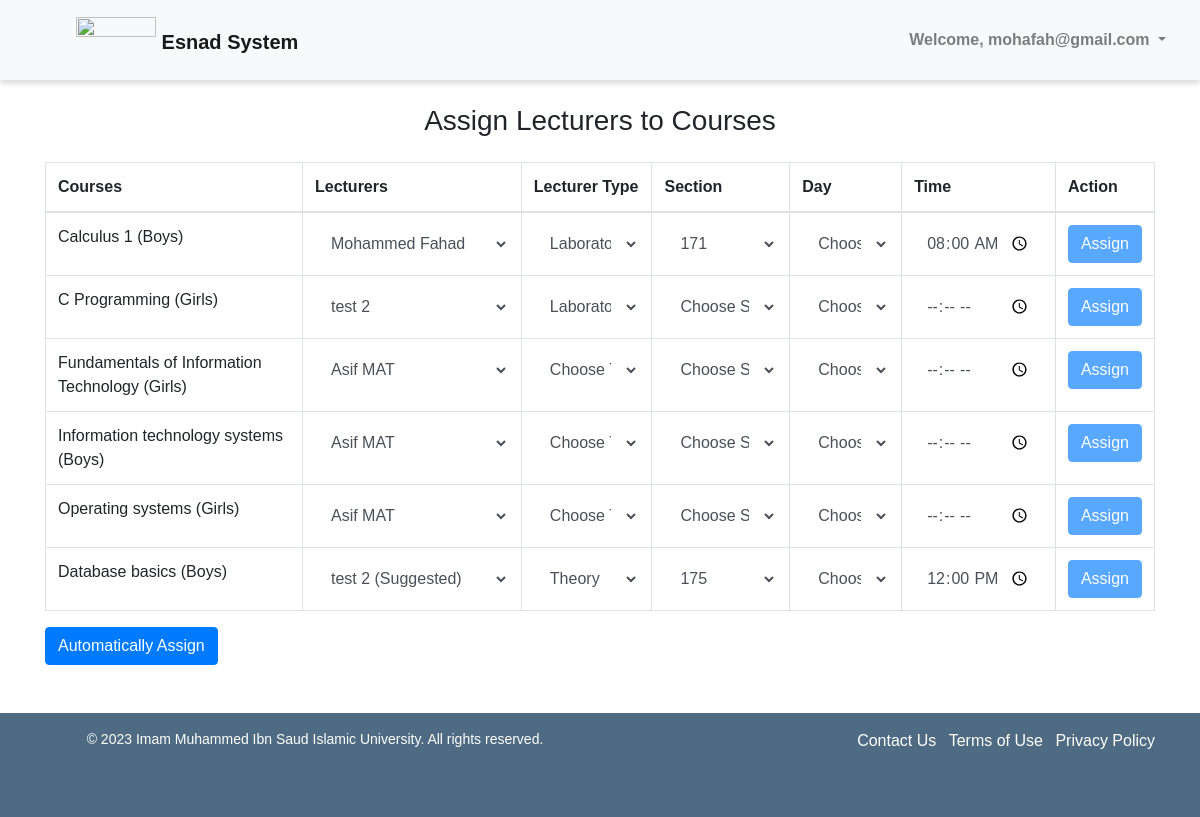
/esnad/ (signed in), run on an earlier commit of the app's database.
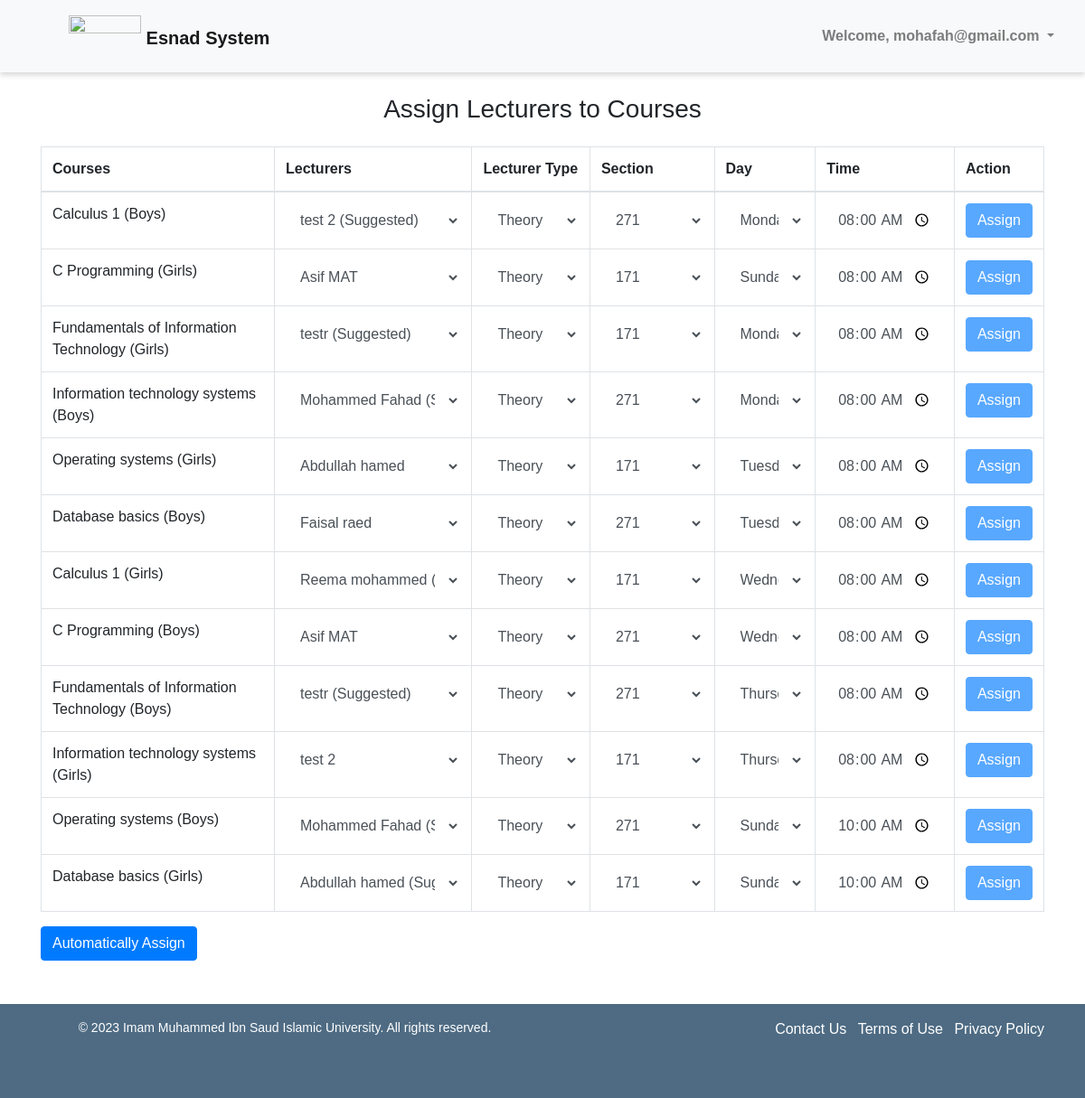
And on a later commit of the database.
### pages/models.py (models this page shows, shortened)
class Course(models.Model):
    course_code = models.CharField(max_length=100)
    course_name = models.CharField(max_length=100)
    credit_hours = models.PositiveIntegerField(null=True)
    course_lecturer = models.ForeignKey('Lecturer', on_delete=models.SET_NULL, null=True, related_name='courses_taught')
    course_level = models.PositiveIntegerField(null=True)
    course_lab_lecturer = models.ForeignKey('Lecturer', on_delete=models.SET_NULL, null=True, blank=True, related_name='lab_courses_taught')
    course_past_lecturers = models.ManyToManyField('Lecturer', related_name='past_courses', blank=True)
    course_time = models.TimeField(null=True, blank=True)
    course_day = models.CharField(max_length=1, choices=DAYS_OF_WEEK, null=True, blank=True)
    course_department = models.ForeignKey('Department', on_delete=models.SET_NULL, null=True, blank=True)
    course_building = models.CharField(max_length=100, blank=True)
    course_section = models.CharField(max_length=100, blank=True)
    course_prerequisites = models.ManyToManyField('Course', related_name='prerequisites', blank=True)

### pages/views.py (the view)
# urls.py: path('esnad/', esnad, name='esnad'),
@login_required(login_url='login')
def esnad(request):
    lecturers = Lecturer.objects.all()
    courses = Course.objects.all()
    return render(request, 'esnad.html', {'lecturers': lecturers, 'courses': courses})

### pages/context_processors.py (called while the page is built)
def get_user_groups(request):
    if request.user.is_authenticated:
        groups = request.user.groups.all()
        for group in groups:
            if group.name == 'Coordinators':
                return {'get_user_groups': True}
    return {'get_user_groups': False}

### pages/templates/esnad.html (shortened to what this page needs)
{% extends 'base.html' %}
{% load static %}
{% block extra_css %}
    <link rel="stylesheet" href="{% static 'esnad.css' %}">
{% endblock %}
{% block content %}
    <div class="container">
        <h3 class="mt-4 mb-4 text-center">Assign Lecturers to Courses</h3>
        <table class="table table-hover table-bordered">
            <thead>
              <tr>
                <th scope="col">Courses</th>
                <th scope="col">Lecturers</th>
                <th scope="col">Lecturer Type</th>
                <th scope="col">Section</th>
                <th scope="col">Day</th>
                <th scope="col">Time</th>
                <th scope="col">Action</th>
              </tr>
            </thead>
            <tbody>
              {% for course in courses %}
                <tr>
                    <form action="{% url 'add_lecturer_to_course' course.id %}" method="POST">
                    <td>{{ course.course_name }}
                        {% if course.course_building == 'A' %}
                            (Girls)
                        {% else %}
                            (Boys)
                        {% endif %}
                    </td>
                    <td>
                        <select required name="lecturer" name="lecturer" class="form-control bg-white border-0" {% if not user.is_superuser %} disabled {% endif %}>
                        {% for lecturer in lecturers %}
                            {% if lecturer == course.course_lecturer or lecturer == course.course_lab_lecturer %}
                                <option value="{{ lecturer.id }}" selected>
                                    {{ lecturer.lecturer_name }}
                                    {% if user.is_superuser and lecturer in course.course_past_lecturers.all %}
                                        <span style="font-size: 10px;">(Suggested)</span>
                                    {% elif lecturer.lecturer_department == course.course_department %}
                                        <span style="font-size: 10px;">(Suggested)</span>
                                    {% endif %}
                                </option>
                            {% else %}
                                <option value="{{ lecturer.id }}">
                                    {{ lecturer.lecturer_name }}
                                </option>
                            {% endif %}
                        {% endfor %}
                        </select>
                    </td>
                    <td>
                        <select required name="lecturer_type" class="form-control bg-white border-0">
                            <option value="">Choose Type</option>
                            <option value="L" {% if course.course_lab_lecturer %} selected {% endif %}
                            >Laboratory</option>
                            <option value="T" {% if course.course_lecturer %} selected {% endif %}
                            >Theory</option>
                        </select>
                    </td>
                    <td>
                        <select required name="section" class="form-control bg-white border-0">
                            <option value="">Choose Section</option>
                                <option {% if course.course_section == '171' %} selected {% endif %} value="171">171</option>
                                <option {% if course.course_section == '175' %} selected {% endif %} value="175">175</option>
                                <option {% if course.course_section == '271' %} selected {% endif %} value="271">271</option>
                        </select>
                    </td>
                    <td>
                        <select required name="day"  class="form-control bg-white border-0">
                            <option value="">Choose Day</option>
                            <option {% if course.course_day == '1' %} selected {% endif %} value="1">Sunday</option>
                            <option {% if course.course_day == '2' %} selected {% endif %} value="2">Monday</option>
                            <option {% if course.course_day == '3' %} selected {% endif %} value="3">Tuesday</option>
                            <option {% if course.course_day == '4' %} selected {% endif %} value="4">Wednesday</option>
                            <option {% if course.course_day == '5' %} selected {% endif %} value="5">Thursday</option>
                        </select>
                    <td>
                        <input required type="time" name="time" class="form-control bg-white border-0" value="{{ course.course_time|time:'H:i' }}">
                    </td>
                    <td>
                        <button type="submit" class="btn btn-primary" {% if not user.is_superuser %} disabled {% endif %}>Assign</button>
                    </td>
                </form>
                </tr>
                {% endfor %}
            </tbody>
          </table>
        <a href="{% url 'automate_esnad' %}" class="btn btn-primary" {% if not user.is_superuser %} disabled {% endif %}
        >Automatically Assign</a>
    </div>
{% endblock %}

### pages/templates/base.html (shortened to what this page needs)
{% load static %}
<!DOCTYPE html>
<html lang="en">
    <head>
        <link rel="stylesheet" href="https://maxcdn.bootstrapcdn.com/bootstrap/4.5.2/css/bootstrap.min.css">
        <link rel="stylesheet" href="{% static 'myfirst.css' %}">
        {% block extra_css %}{% endblock %}
        <link rel="stylesheet" href="https://code.jquery.com/ui/1.12.1/themes/base/jquery-ui.css">
        <link href="https://cdnjs.cloudflare.com/ajax/libs/font-awesome/5.13.0/css/all.min.css" rel="stylesheet">
    </head>
<body class="base">
    <div class="page-container d-flex flex-column min-vh-100">
    {% include 'header.html' %}
    <div class="content-container flex-grow-1">
        {% block content %}
        {% endblock %}
    </div>
    {% include 'footer.html' %}
    </div>
</body>
</html>

### pages/templates/header.html (shortened to what this page needs)
{% load static %}
<!DOCTYPE html>
<html lang="en">
<head>
    <link rel="stylesheet" href="{% static 'headfoot.css' %}">
    <link rel="stylesheet" href="https://maxcdn.bootstrapcdn.com/bootstrap/4.5.2/css/bootstrap.min.css">
</head>
<body>
    <header class="bg-light">
        <nav class="navbar navbar-expand-lg navbar-light bg-light">
            <a class="navbar-brand pt-2" href="{% url 'landing' %}">
                <img src="{% static 'images/logo.png' %}" style="margin-top: -12px;" width="80" class="d-inline-block align-top" alt="">
                <span>Esnad System</span>
            </a>
            {% if user.is_authenticated %}
                <div class="collapse navbar-collapse" id="navbarNav">
                    <ul class="navbar-nav ml-auto">
                        {% if user.is_authenticated %}
                        <li class="nav-item dropdown">
                            <a class="nav-link dropdown-toggle" href="#" id="navbarDropdown" role="button" data-toggle="dropdown"
                                aria-haspopup="true" aria-expanded="false">
                                Welcome, {{ user.username }}
                            </a>
                        </li>
                        {% else %}
                        <li class="nav-item">
                            <a class="nav-link btn btn-sm btn-secondary px-4 text-white" href="{% url 'login' %}">Log In</a>
                        </li>
                        {% endif %}
                    </ul>
                </div>
            {% endif %}
        </nav>
    </header>
</body>
</html>

### pages/templates/footer.html
{% load static %}
    <footer class="footer mt-5 py-3 pb-5" style="background-color: rgb(78, 107, 131);">
        <div class="container">
            <div class="row">
                <div class="col-md-6">
                    <p>&copy; 2023 Imam Muhammed Ibn Saud Islamic University. All rights reserved.</p>
                </div>
                <div class="col-md-6">
                    <ul class="list-inline text-right">
                        <li class="list-inline-item"><a style="text-decoration: none; color: white;" href="{% url 'contact_us' %}">Contact Us</a></li>
                        <li class="list-inline-item"><a style="text-decoration: none; color: white;" href="{% url 'terms_of_use' %}">Terms of Use</a></li>
                        <li class="list-inline-item"><a style="text-decoration: none; color: white;" href="{% url 'privacy_policy' %}">Privacy Policy</a></li>
                    </ul>
                </div>
            </div>
        </div>
    </footer>

### pages/static/myfirst.css (style rules this page uses)
body.base { font-family: Arial, sans-serif; margin: 0; padding: 0; }
body.base header { display: flex; flex-direction: row; justify-content: space-between; align-items: center; padding: 10px; box-shadow: 0 3px 6px rgba(0, 0, 0, 0.16); height: 80px; }
body.base nav { flex: 1; margin-left: 50px; }
body.base nav ul { display: flex; flex-direction: row; justify-content: flex-end; align-items: center; list-style-type: none; margin: 0; padding: 0; }
body.base nav li { margin-left: 20px; }
body.base nav a { color: #000; text-decoration: none; font-weight: bold; }
body.base footer { background-color: #333; color: #fff; padding: 20px 0; width: 100%; text-align: center; }
body.base footer p { margin: 0; font-size: 14px; }

### pages/static/headfoot.css (style rules this page uses)
header { display: flex; flex-direction: row; justify-content: space-between; align-items: center; height: 20%; background-color: #fff; padding: 10px; box-shadow: 0 3px 6px rgba(0, 0, 0, 0.16); }
.logo-left img, .logo-right img, .navbar-brand img { height: 100%; }
nav { flex: 1; margin-left: 50px; }
nav ul { display: flex; flex-direction: row; justify-content: flex-end; align-items: center; list-style-type: none; margin: 0; padding: 0; }
nav li { margin-left: 20px; }
nav a { color: #000; text-decoration: none; font-weight: bold; }
footer { background-color: #888; color: #fff; padding: 20px 0; width: 100%; text-align: right; }
footer p { margin: 0; font-size: 14px; }
.page-container { display: flex; flex-direction: column; min-height: 100vh; }
.content-container { flex-grow: 1; }

What changed in the data, as far as the page shows it:
changed Course (number 1 of 12 on the later page): lecturer "Mohammed Fahad" → "test 2 (Suggested)"; lecturer_type "Laboratory" → "Theory"; section "171" → "271"; day "Choose Day" → "Monday"
changed Course (number 2 of 12 on the later page): lecturer "test 2" → "Asif MAT"; lecturer_type "Laboratory" → "Theory"; section "Choose Section" → "171"; day "Choose Day" → "Sunday"; time (not shown) → "08:00"
changed Course (number 3 of 12 on the later page): lecturer "Asif MAT" → "testr (Suggested)"; lecturer_type "Choose Type" → "Theory"; section "Choose Section" → "171"; day "Choose Day" → "Monday"; time (not shown) → "08:00"
changed Course (number 4 of 12 on the later page): lecturer "Asif MAT" → "Mohammed Fahad (Suggested)"; lecturer_type "Choose Type" → "Theory"; section "Choose Section" → "271"; day "Choose Day" → "Monday"; time (not shown) → "08:00"
changed Course (number 5 of 12 on the later page): lecturer "Asif MAT" → "Abdullah hamed"; lecturer_type "Choose Type" → "Theory"; section "Choose Section" → "171"; day "Choose Day" → "Tuesday"; time (not shown) → "08:00"
changed Course (number 6 of 12 on the later page): lecturer "test 2 (Suggested)" → "Faisal raed"; section "175" → "271"; day "Choose Day" → "Tuesday"; time "12:00" → "08:00"
added Course: course_name "Calculus 1", course_building "(Girls)", lecturer_type "Theory", section "171", day "Wednesday", time "08:00"
added Course: course_name "C Programming", course_building "(Boys)", lecturer_type "Theory", section "271", day "Wednesday", time "08:00"
added Course: course_name "Fundamentals of Information Technology", course_building "(Boys)", lecturer_type "Theory", section "271", day "Thursday", time "08:00"
added Course: course_name "Information technology systems", course_building "(Girls)", lecturer_type "Theory", section "171", day "Thursday", time "08:00"
added Course: course_name "Operating systems", course_building "(Boys)", lecturer_type "Theory", section "271", day "Sunday", time "10:00"
added Course: course_name "Database basics", course_building "(Girls)", lecturer_type "Theory", section "171", day "Sunday", time "10:00"
